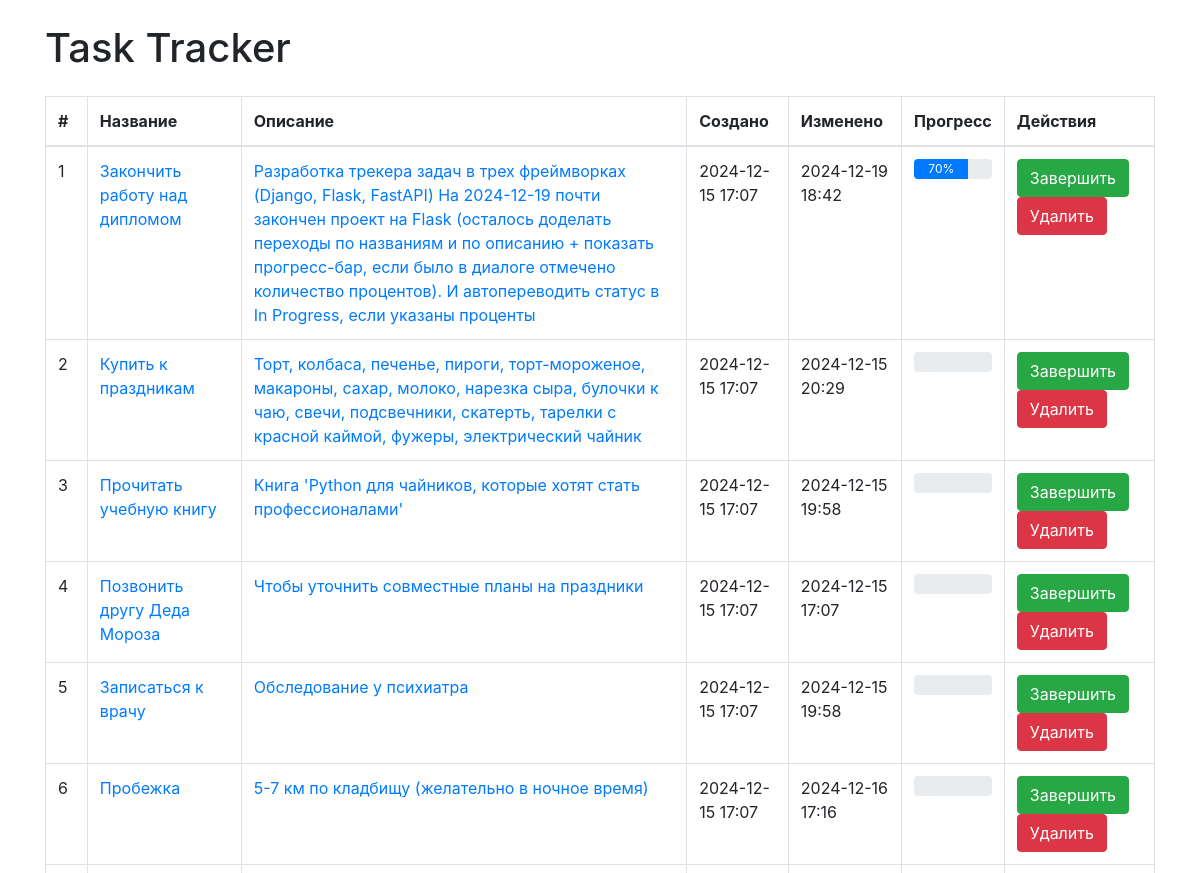
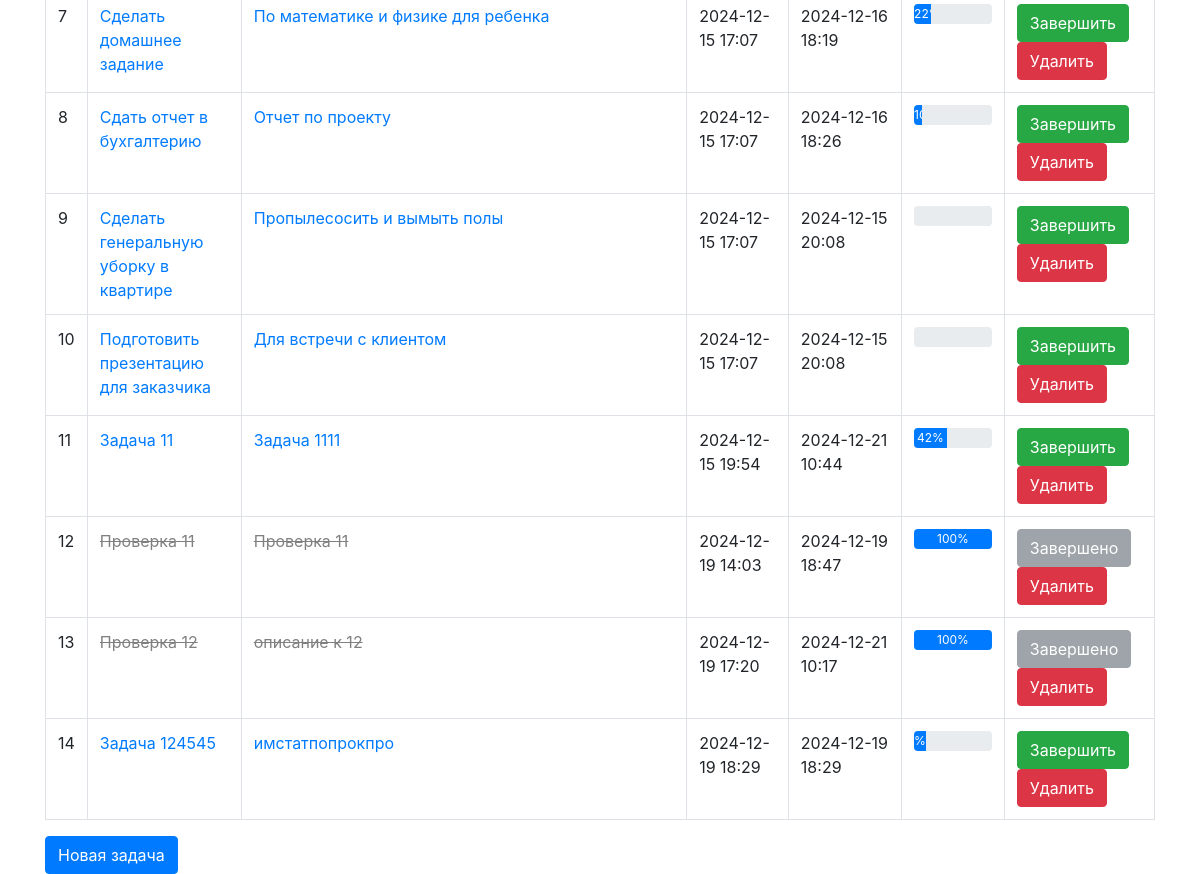
Before: / with the older database file (2 pictures, top to bottom).
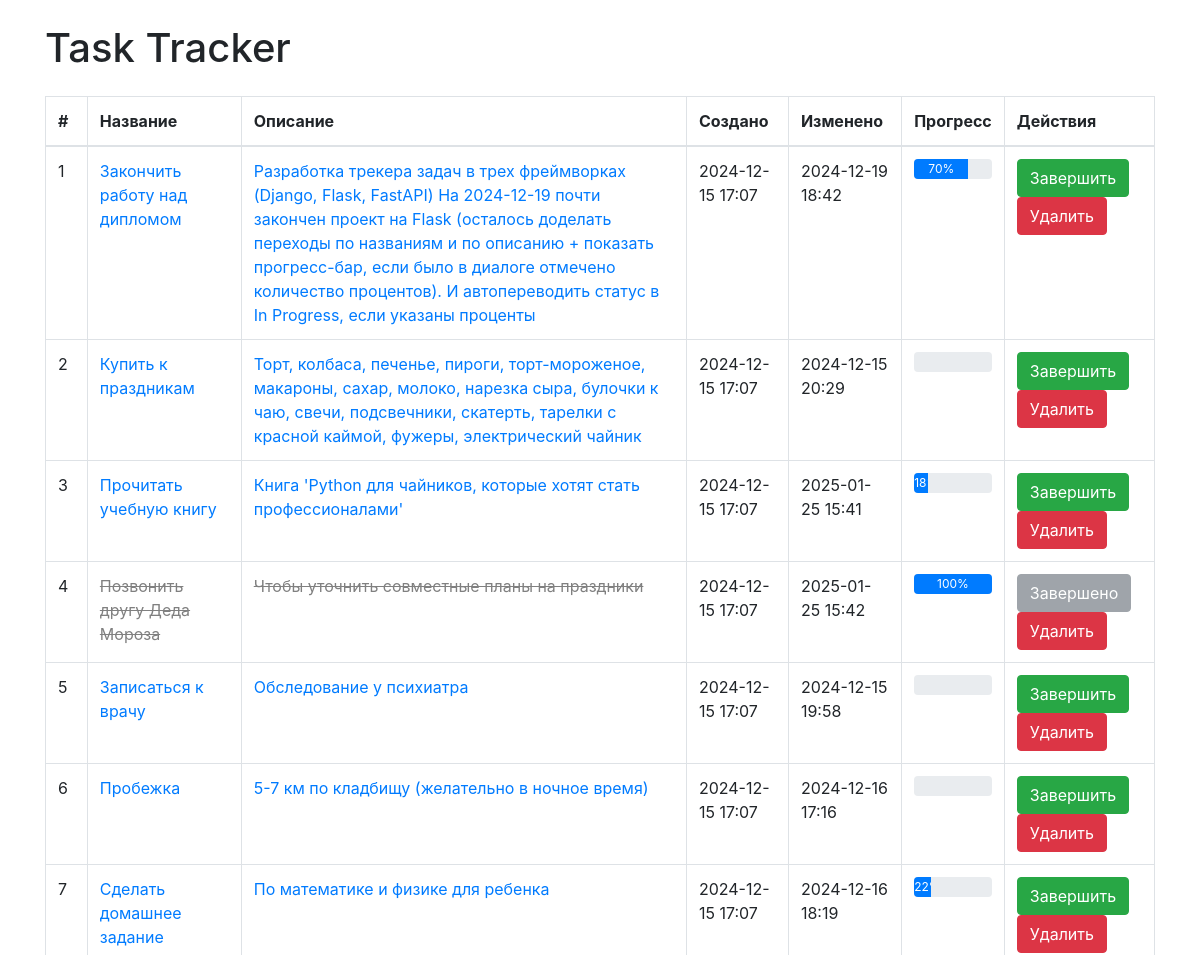
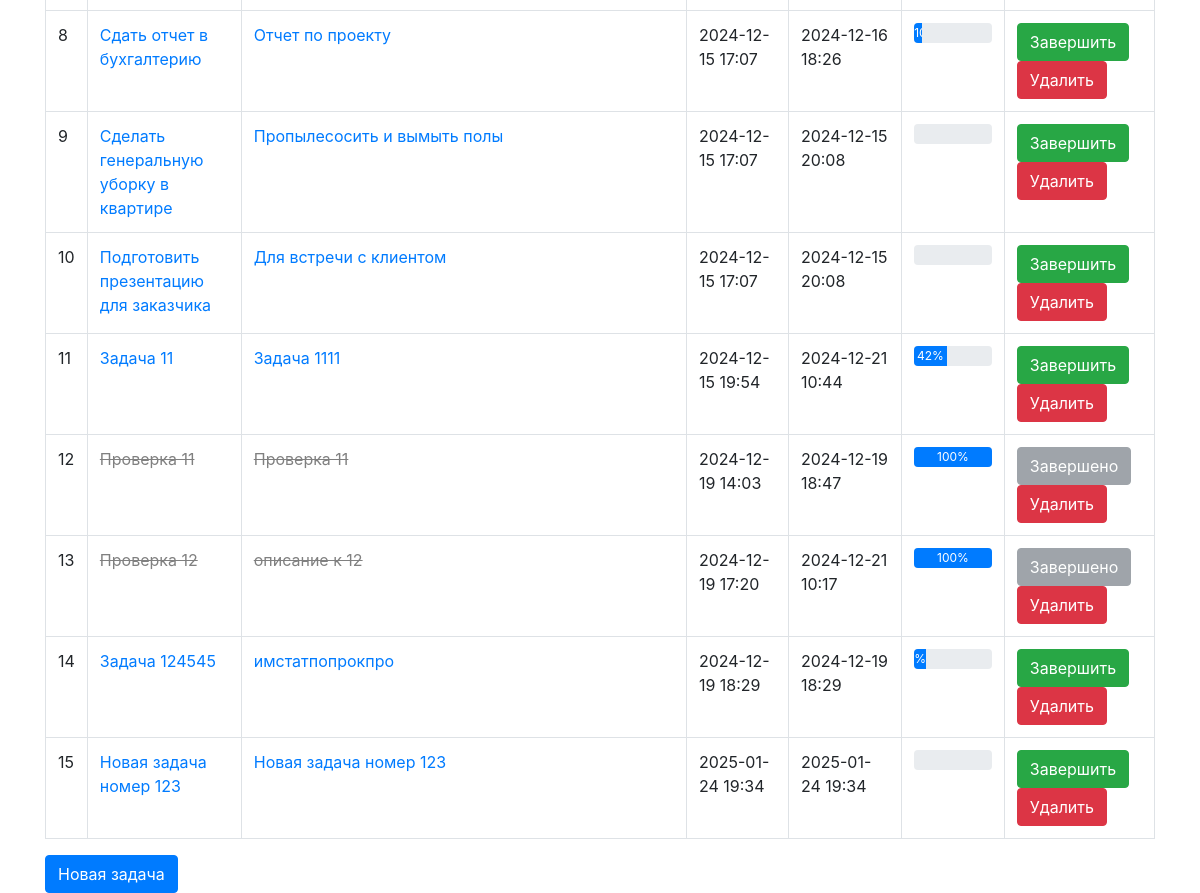
After: the same page with the newer database file (2 pictures, top to bottom).
### models.py (models this page shows, shortened)
class Task(db.Model):
    __tablename__ = 'tasks_task'  # Укажите имя таблицы явно
    id = db.Column(db.Integer, primary_key=True)
    title = db.Column(db.String(120), nullable=False)
    description = db.Column(db.String(500), nullable=True)
    created_at = db.Column(db.DateTime, default=datetime.utcnow)
    updated_at = db.Column(db.DateTime, default=datetime.utcnow, onupdate=datetime.utcnow)
    status = db.Column(db.String(20), default='pending')  # pending, done
    progress = db.Column(db.Integer, nullable=True, default=0)  # Добавьте поле progress

### routes.py (the view)
@bp.route('/')
def index():
    tasks = Task.query.all()  # Получаем все задачи
    return render_template('index.html', tasks=tasks)

### templates/index.html (shortened to what this page needs)
<!DOCTYPE html>
<html lang="en">
<head>
    <link rel="stylesheet" href="https://stackpath.bootstrapcdn.com/bootstrap/4.5.2/css/bootstrap.min.css">
</head>
<body>
<div class="container mt-4">
    <h1 class="mb-4">Task Tracker</h1>
    <table class="table table-bordered">
        <thead>
        <tr>
            <th>#</th>
            <th>Название</th>
            <th>Описание</th>
            <th>Создано</th>
            <th>Изменено</th>
            <th>Прогресс</th>
            <th>Действия</th>
        </tr>
        </thead>
        <tbody>
        {% for task in tasks %}
        <tr>
            <td>{{ loop.index }}</td>
            <td>
                <a href="{{ url_for('routes.edit_task', task_id=task.id) }}"
                   class="{% if task.status == 'done' %}completed{% endif %}">
                    {{ task.title }}
                </a>
            </td>
            <td>
                <a href="{{ url_for('routes.edit_task', task_id=task.id) }}"
                   class="{% if task.status == 'done' %}completed{% endif %}">
                    {{ task.description }}
                </a>
            </td>
            <td>{{ task.created_at.strftime("%Y-%m-%d %H:%M") }}</td>
            <td>{{ task.updated_at.strftime("%Y-%m-%d %H:%M") }}</td>
            <td>
                {% if task.progress is not none %}
                <div class="progress" style="height: 20px;">
                    <div class="progress-bar" role="progressbar"
                         style="width: {{ task.progress }}%;"
                         aria-valuenow="{{ task.progress }}"
                         aria-valuemin="0"
                         aria-valuemax="100">
                        {{ task.progress }}%
                    </div>
                </div>
                {% else %}
                <span>Нет данных</span>
                {% endif %}
            </td>
            <td>
                {% if task.status != 'done' %}
                <form method="POST" action="{{ url_for('routes.complete_task', task_id=task.id) }}"
                      style="display: inline;">
                    <button type="submit" class="btn btn-success">Завершить</button>
                </form>
                {% else %}
                <button class="btn btn-secondary" disabled>Завершено</button>
                {% endif %}
                <form method="POST" action="/task/{{ task.id }}/delete" style="display: inline;">
                    <button type="submit" class="btn btn-danger">Удалить</button>
                </form>
            </td>
        </tr>
        {% endfor %}
        </tbody>
    </table>
    <a href="{{ url_for('routes.create_task') }}" class="btn btn-primary">Новая задача</a>
</div>
</body>
</html>

### templates/index.html (style rules this page uses)
.completed { text-decoration: line-through; color: gray; }

Changed rows visible on the page:
changed Task "Прочитать учебную книгу": updated_at "2024-12-15 19:58" → "2025-01-25 15:41"; progress (not shown) → "18"
changed Task "Позвонить другу Деда Мороза": updated_at "2024-12-15 17:07" → "2025-01-25 15:42"; progress (not shown) → "100"; status "Завершить" → "Завершено"
added Task: title "Новая задача номер 123", description "Новая задача номер 123", created_at "2025-01-24 19:34", updated_at "2025-01-24 19:34"
